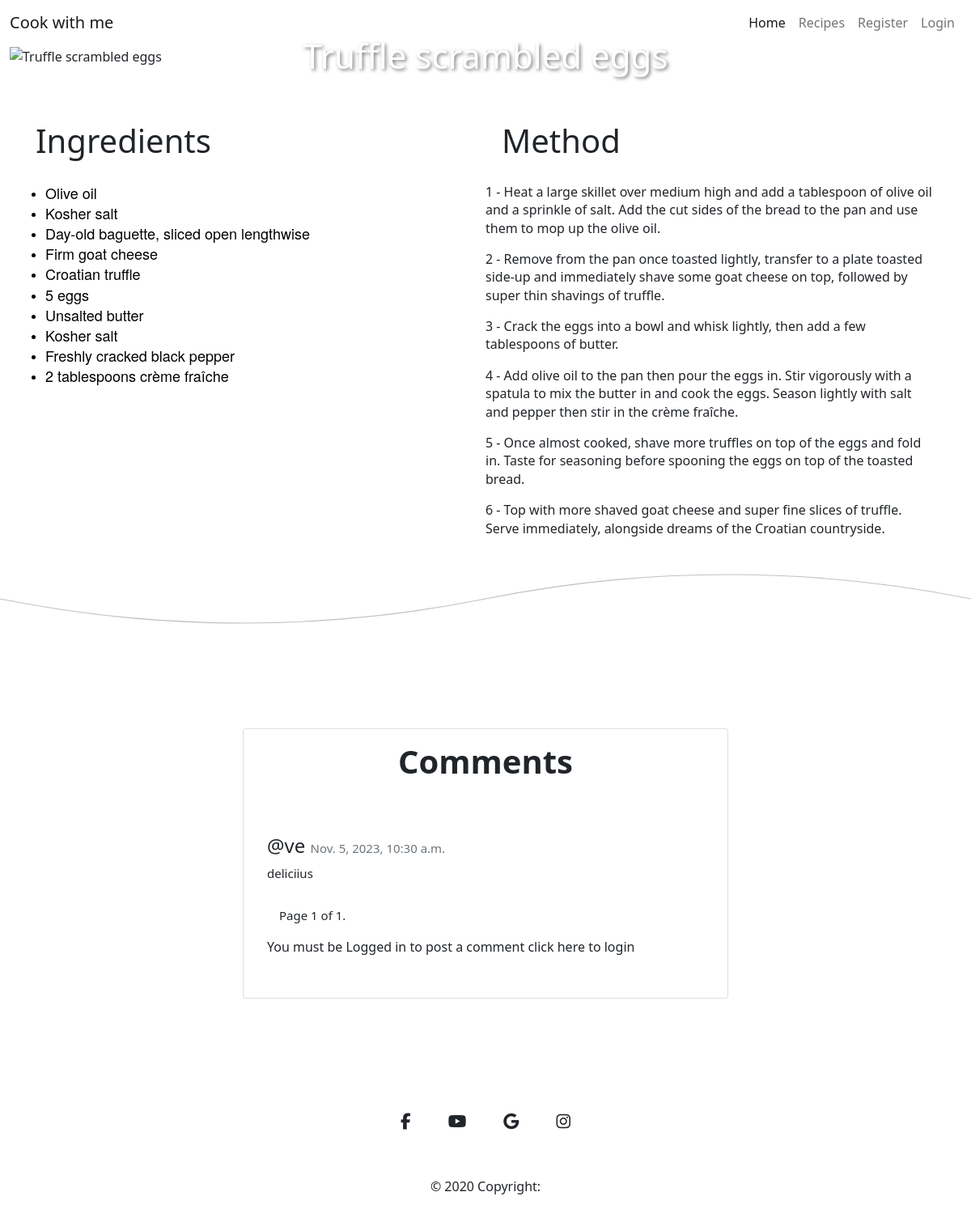
The page /recipes/3/ on the database as committed earlier.
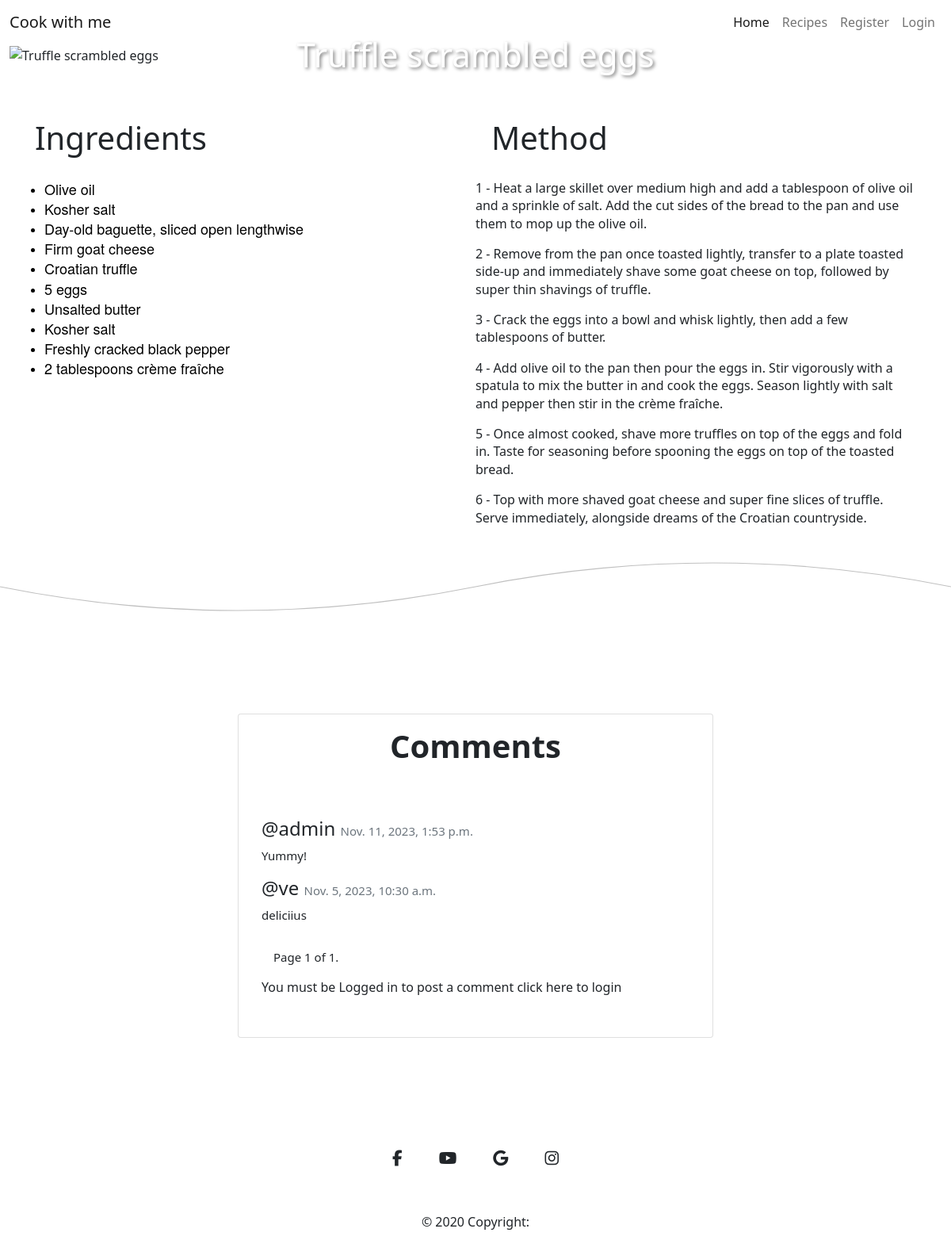
The same page on the database as committed later.
### cook_recipe/models.py (models this page shows, shortened)
class Recipe(models.Model):
    featured_image = CloudinaryField('image')
    recipe_image = CloudinaryField('image', null=True, blank=True)
    title = models.CharField(max_length=150, unique=True)
    created_date = models.DateTimeField(auto_now_add=True)
    content = models.TextField()
    content_method = models.TextField(default="Default content for method.")
    status = models.IntegerField(choices=STATUS, default=0)
    likes = models.ManyToManyField(User, related_name='recipes_likes', blank=True)

class Comment(models.Model):
    recipe = models.ForeignKey(Recipe, on_delete=models.CASCADE)
    user = models.ForeignKey(User, on_delete=models.CASCADE, null=True, blank=True)
    email = models.EmailField(max_length=50, blank=True, null=True)
    content_body = models.TextField(max_length=400)
    comment_approved = models.BooleanField(default=False)
    created_on = models.DateTimeField(auto_now_add=True)

### cook_recipe/views.py (the view, shortened to what this page needs)
# urls.py: path('recipes/<int:recipe_id>/', views.recipe_content, name='recipe_content'),
def recipe_content(request, recipe_id):
    recipe = get_object_or_404(Recipe, pk=recipe_id)
    comments = recipe.comment_set.all().order_by('-created_on')
    paginator = Paginator(comments, 4) # Show 4 comments per page
    page = request.GET.get('page')
    comments = paginator.get_page(page)
    form = CommentForm()
    return render(request, 'recipe_content.html', {'form':form, 'recipe':recipe, 'comments': comments})

### templates/recipe_content.html (shortened to what this page needs)
{% extends 'base.html' %}
{% load static%}
{% load crispy_forms_tags%}
{% block content %}
<div class="container-fluid flex">
    <div class="col-12 title-box">
        <img src="{{ recipe.recipe_image.url }}" alt="{{ recipe.title }}" class="img-fluid w-100">
        <h1>{{ recipe.title }}</h1>
     </div>
</div>
<div class="container-fluid row mt-5">
        <div class="col-md-6">
            <h2>Ingredients</h2>
            {{ recipe.content|safe }}
        </div>
        <div class="col-md-6">
            <h2>Method</h2>
            {{ recipe.content_method|safe }}
        </div>
</div>
<svg xmlns="http://www.w3.org/2000/svg" viewBox="0 0 1000 100" preserveAspectRatio="none">
    <path d="M0 50 Q 250 100 500 50 T 1000 50" fill="none" stroke="silver" stroke-width="1"></path>
</svg>
<div class="d-flex justify-content-center mt-100 mb-100">
    <div class="col-lg-6">
        <div class="card">
            <div class="card-body text-center">
                <h4 class="card-title fs-1">Comments</h4>
            </div>
            <div class="comment-widgets">
                <div class="d-flex flex-row comment-row m-t-0">
                    <div class="comment-text w-100">
                        {% for comment in comments %}
                             <h6 class="fs-4 mt-3">@{{ comment.user }} <span class="text-muted float-right">{{ comment.created_on }}</span></h6>
                             <span class="m-b-15 d-block">{{ comment.content_body }}</span>
                        {% endfor %}
                        <div class="pagination">
                            <span class="step-links">
                                <span class="current">
                                    Page {{ comments.number }} of {{ comments.paginator.num_pages }}.
                                </span>
                            </span>
                        </div>
                        {% if user.is_authenticated %}
                            <h3>Add a Comment</h3>
                            <form method="post">
                                {% csrf_token %}
                                {{ form|crispy }}
                                <button type="submit" class="btn btn-success btn-sm mt-5">Publish</button>
                            </form>
                        {% else %}
                            <p>You must be Logged in to post a comment <a href="{% url 'account_login' %}">click here</a> to login </p>
                        {% endif %}
                    </div>
                </div>
            </div>
        </div>
    </div>
</div>
{% endblock %}

### templates/base.html (shortened to what this page needs)
{% load static%}
<!doctype html>
<html lang="en">
  <head>
    <link rel="stylesheet" href="{% static 'css/style.css' %}">
    <link href="https://cdn.jsdelivr.net/npm/bootstrap@5.0.2/dist/css/bootstrap.min.css" rel="stylesheet">
  </head>
  <body>
    <header>
        <section id="nav-section">
            <nav class="navbar navbar-expand-md navbar-light">
                <div class="container-fluid">
                    <a class="navbar-brand" href="{% url 'home' %}">Cook with me</a>
              <div class="nav-elements collapse navbar-collapse" id="navbarNav">
                <ul class="navbar-nav text-center ms-auto">
                  <li class="nav-item">
                    <a class="nav-link active" aria-current="page" href="{% url 'home' %}">Home</a>
                  </li>
                  <li class="nav-item">
                    <a class="nav-link" href="{% url 'recipes' %}">Recipes</a>
                  {% if user.is_authenticated %}
                  <li class="nav-item">
                    <a class="nav-link" href="{% url 'account_logout' %}">Logout</a>
                  </li>
                  {% else %}
                  <li class="nav-item">
                    <a class="nav-link" href="{% url 'account_signup' %}">Register</a>
                  </li>
                  <li class="nav-item">
                    <a class="nav-link" href="{% url 'account_login' %}">Login</a>
                  </li>
                  {% endif %}
                </ul>
              </div>
            </div>
            </nav>
          </section>
    </header>
    {% block content %}
    {% endblock %}
<div class="container my-5">
    <footer class="text-center text-white">
    <div class="container pt-4">
      <section class="mb-4">
        <a
          class="btn btn-link btn-floating btn-lg text-dark m-1"
          href="https://www.facebook.com" target="_blank"
          role="button"
          data-mdb-ripple-color="dark"
          ><i class="fab fa-facebook-f"></i
        ></a>
        <a
          class="btn btn-link btn-floating btn-lg text-dark m-1"
          href="https://www.youtube.com" target="_blank"
          role="button"
          data-mdb-ripple-color="dark"
          ><i class="fab fa-youtube"></i
        ></a>
        <a
          class="btn btn-link btn-floating btn-lg text-dark m-1"
          href="https://www.google.com/" target="_blank"
          role="button"
          data-mdb-ripple-color="dark"
          ><i class="fab fa-google"></i
        ></a>
        <a
          class="btn btn-link btn-floating btn-lg text-dark m-1"
          href="https://www.instagram.com" target="_blank"
          role="button"
          data-mdb-ripple-color="dark"
          ><i class="fab fa-instagram"></i
        ></a>
      </section>
    </div>
    <div class="text-center text-dark p-3">
      © 2020 Copyright:
    </div>
  </footer>
  </div>
  </body>
</html>

### static/css/style.css (style rules this page uses)
* { margin: 0; padding: 0; border: 0; box-sizing: border-box; }
html, body { height: 100%; }
body { font-family: 'Montserrat', sans-serif; font-size: 16px; }
.title-box { position: relative; }
.title-box h1 { position: absolute; top: 50%; left: 50%; transform: translate(-50%, -50%); color: white; text-shadow: 2px 2px 4px rgba(0, 0, 0, 0.5); font-size: 3.5vw; }
.col-md-6 h2 { padding: 20px; font-size: 40px; }
.mt-100 { margin-top: 100px; }
.mb-100 { margin-bottom:100px; }
.card { position: relative; display: -webkit-box; display: -ms-flexbox; display: flex; -webkit-box-orient: vertical; -webkit-box-direction: normal; -ms-flex-direction: column; flex-direction: column; min-width: 0; word-wrap: break-word; background-color: #fff; background-clip: border-box ;border: 0px solid transparent; border-radius: 0px }
.card-body { -webkit-box-flex: 1; -ms-flex: 1 1 auto; flex: 1 1 auto; padding: 1.25rem; }
.card .card-title { position: relative; font-weight: 600; margin-bottom: 10px; font-size: 36px; }
.comment-widgets { position: relative; margin-bottom: 10px; }
.comment-widgets .comment-row { border-bottom: 1px solid transparent; padding: 14px; display: -webkit-box; display: -ms-flexbox; display: flex; margin: 10px 0; }
.comment-text span { font-size: 15px; }
.comment-text { padding-left: 15px; }
.m-b-15 { margin-bottom: 15px; }
.comment-text a { color: inherit; text-decoration: none; text-align: center; }
.step-links { padding: 15px; }

Rows that differ between the two databases and show on the page:
added Comment: user "admin", created_on "Nov. 11, 2023, 1:53 p.m.", content_body "Yummy!"
